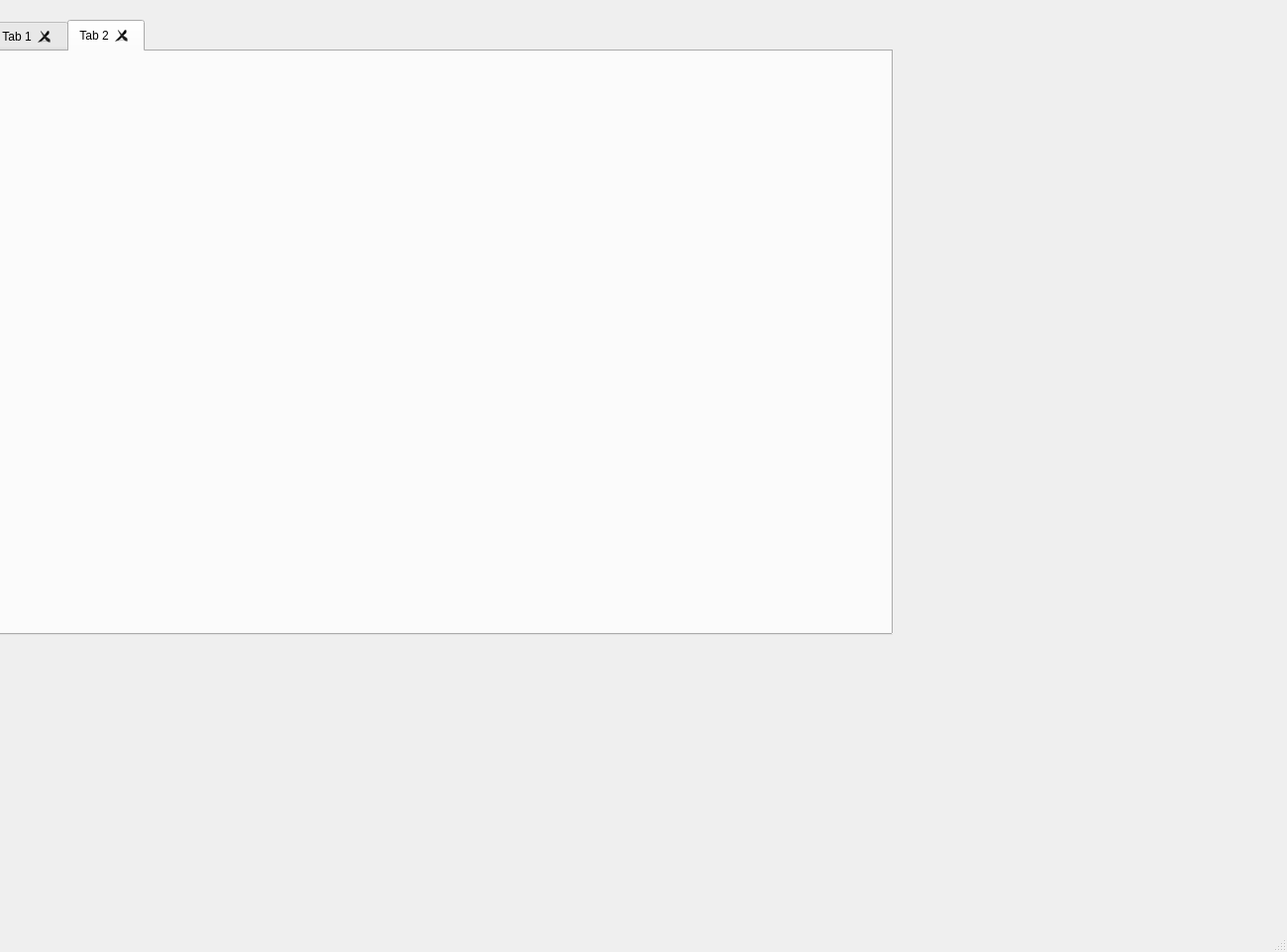
<?xml version="1.0" encoding="UTF-8"?>
<ui version="4.0">
 <class>MainWindow</class>
 <widget class="QMainWindow" name="MainWindow">
  <property name="geometry">
   <rect>
    <x>0</x>
    <y>0</y>
    <width>1299</width>
    <height>961</height>
   </rect>
  </property>
  <property name="windowTitle">
   <string>MainWindow</string>
  </property>
  <widget class="QWidget" name="centralwidget">
   <widget class="QTabWidget" name="tabWidget">
    <property name="geometry">
     <rect>
      <x>-10</x>
      <y>20</y>
      <width>911</width>
      <height>621</height>
     </rect>
    </property>
    <property name="currentIndex">
     <number>1</number>
    </property>
    <property name="tabsClosable">
     <bool>true</bool>
    </property>
    <widget class="QWidget" name="tab">
     <attribute name="title">
      <string>Tab 1</string>
     </attribute>
     <widget class="QLabel" name="label">
      <property name="geometry">
       <rect>
        <x>10</x>
        <y>10</y>
        <width>881</width>
        <height>571</height>
       </rect>
      </property>
      <property name="text">
       <string/>
      </property>
      <property name="pixmap">
       <pixmap>../../../../../../rockman/Pictures/backGround/img_6407.jpg</pixmap>
      </property>
     </widget>
     <widget class="QLabel" name="label_2">
      <property name="geometry">
       <rect>
        <x>20</x>
        <y>20</y>
        <width>881</width>
        <height>541</height>
       </rect>
      </property>
      <property name="text">
       <string/>
      </property>
      <property name="pixmap">
       <pixmap>../../../../../../rockman/Pictures/Saved Pictures/a4.jpg</pixmap>
      </property>
      <property name="scaledContents">
       <bool>true</bool>
      </property>
     </widget>
    </widget>
    <widget class="QWidget" name="tab_2">
     <attribute name="title">
      <string>Tab 2</string>
     </attribute>
    </widget>
   </widget>
  </widget>
  <widget class="QMenuBar" name="menubar">
   <property name="geometry">
    <rect>
     <x>0</x>
     <y>0</y>
     <width>1299</width>
     <height>56</height>
    </rect>
   </property>
  </widget>
  <widget class="QStatusBar" name="statusbar"/>
 </widget>
 <resources/>
 <connections/>
</ui>
